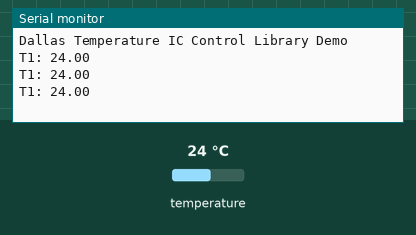
Simulated run of this sketch. Board: Arduino Uno, built with avr-gcc and run on an emulated ATmega328P. Parts: the last lines printed to the serial monitor. The test bench sets the inputs (shaded band); at power-on: temperature 24 °C.

Above: at 2.3 s.
2.4 s: temperature set to 12 °C
At 3.5 s:
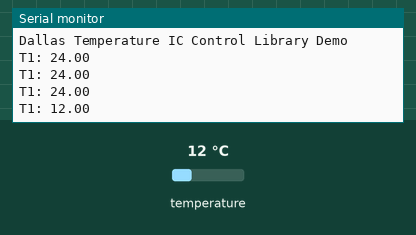
3.9 s: temperature set to 19 °C
At 3.9 s:
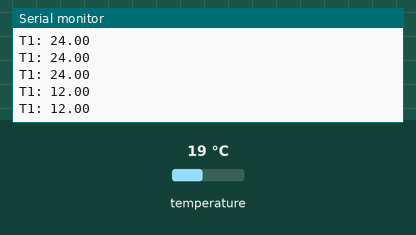
Timing chart, 0 to 6.9 s (numbered marks = the images above; inputs shaded):
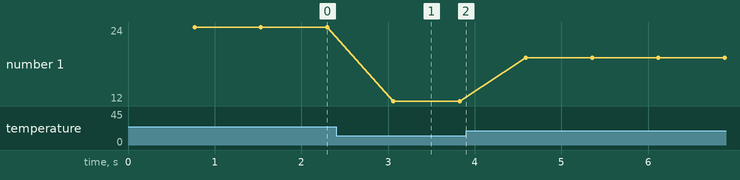

Measured:
- after the input at 2.4 s, the serial monitor: prints a new line after 0.66 s (image 1)
- plotted number 1: 24 → 12 after the input at 2.4 s, 12 → 19 after the input at 3.9 s

The sketch:

DS18x20_Temperature.ino
```cpp
#include <OneWire.h>
#include <DallasTemperature.h>

// Data wire is plugged into pin 2 on the Arduino
#define ONE_WIRE_BUS 3

// Setup a oneWire instance to communicate with any OneWire devices
// (not just Maxim/Dallas temperature ICs)
OneWire oneWire(ONE_WIRE_BUS);

// Pass our oneWire reference to Dallas Temperature.
DallasTemperature sensors(&oneWire);

void setup(void)
{
  // start serial port
  Serial.begin(9600);
  Serial.println("Dallas Temperature IC Control Library Demo");

  // Start up the library
  sensors.begin();
}


void loop()
{
  sensors.requestTemperatures(); // Send the command to get temperatures
  Serial.print("T1: ");
  Serial.println(sensors.getTempCByIndex(0)); // Why "byIndex"?
// You can have more than one IC on the same bus.
// 0 refers to the first IC on the wire

}
```
